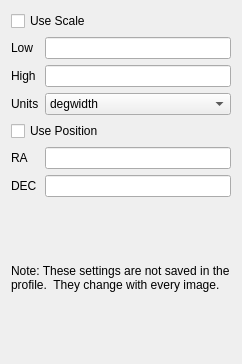
              <widget class="QWidget" name="page_4">
               <property name="geometry">
                <rect>
                 <x>0</x>
                 <y>0</y>
                 <width>242</width>
                 <height>364</height>
                </rect>
               </property>
               <attribute name="label">
                <string>Scale/Position</string>
               </attribute>
               <layout class="QGridLayout" name="gridLayout_3">
                <item row="3" column="2">
                 <widget class="QComboBox" name="units">
                  <item>
                   <property name="text">
                    <string>degwidth</string>
                   </property>
                  </item>
                  <item>
                   <property name="text">
                    <string>arcminwidth</string>
                   </property>
                  </item>
                  <item>
                   <property name="text">
                    <string>arcsecperpix</string>
                   </property>
                  </item>
                  <item>
                   <property name="text">
                    <string>focalmm</string>
                   </property>
                  </item>
                 </widget>
                </item>
                <item row="6" column="2">
                 <widget class="QLineEdit" name="dec"/>
                </item>
                <item row="1" column="2">
                 <widget class="QLineEdit" name="scale_low">
                  <property name="text">
                   <string/>
                  </property>
                 </widget>
                </item>
                <item row="2" column="1">
                 <widget class="QLabel" name="label_5">
                  <property name="text">
                   <string>High</string>
                  </property>
                 </widget>
                </item>
                <item row="1" column="1">
                 <widget class="QLabel" name="label_4">
                  <property name="text">
                   <string>Low</string>
                  </property>
                 </widget>
                </item>
                <item row="0" column="1" colspan="2">
                 <widget class="QCheckBox" name="use_scale">
                  <property name="text">
                   <string>Use Scale</string>
                  </property>
                 </widget>
                </item>
                <item row="5" column="1">
                 <widget class="QLabel" name="label_7">
                  <property name="text">
                   <string>RA</string>
                  </property>
                 </widget>
                </item>
                <item row="5" column="2">
                 <widget class="QLineEdit" name="ra">
                  <property name="text">
                   <string/>
                  </property>
                 </widget>
                </item>
                <item row="3" column="1">
                 <widget class="QLabel" name="label_6">
                  <property name="text">
                   <string>Units</string>
                  </property>
                 </widget>
                </item>
                <item row="6" column="1">
                 <widget class="QLabel" name="label_8">
                  <property name="text">
                   <string>DEC</string>
                  </property>
                 </widget>
                </item>
                <item row="2" column="2">
                 <widget class="QLineEdit" name="scale_high"/>
                </item>
                <item row="4" column="1" colspan="2">
                 <widget class="QCheckBox" name="use_position">
                  <property name="text">
                   <string>Use Position</string>
                  </property>
                 </widget>
                </item>
                <item row="7" column="1" colspan="2">
                 <widget class="QLabel" name="label_31">
                  <property name="text">
                   <string>Note: These settings are not saved in the profile.  They change with every image.</string>
                  </property>
                  <property name="wordWrap">
                   <bool>true</bool>
                  </property>
                 </widget>
                </item>
               </layout>
              </widget>
